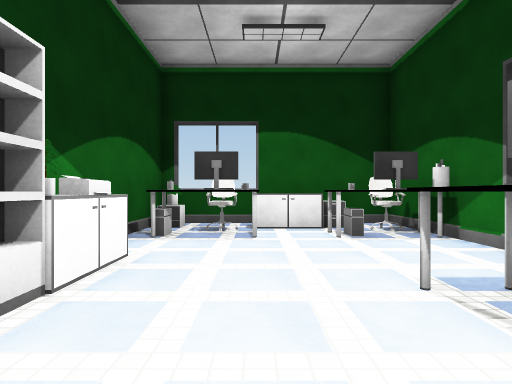
[1] (above)

24 first-person views from a walk through a Unity game level. The camera is 1.4 m above the floor, looks level and sees 75° across. The floor is counted in squares, 1.8 m on a side. Each view is taken from the middle of a square. On the plan, view 1 faces up. The plan holds only what a view shows up to about 11 squares ahead; the rest is blank. The player character is not drawn. Door leaves are left out, so doorways stand open. Surface patterns are stand-ins for the level's own textures.

[2]
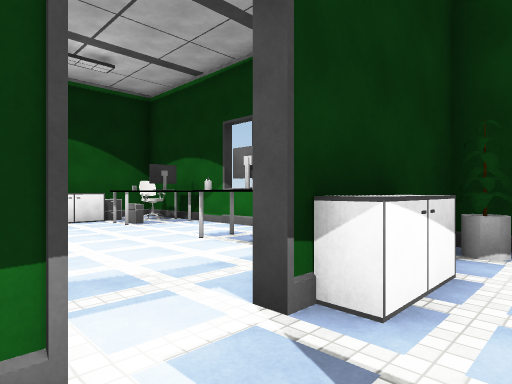

[3]
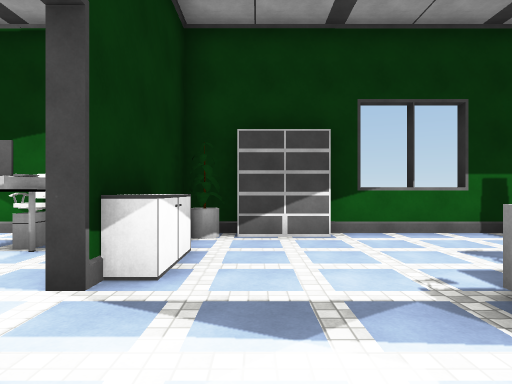

[4]
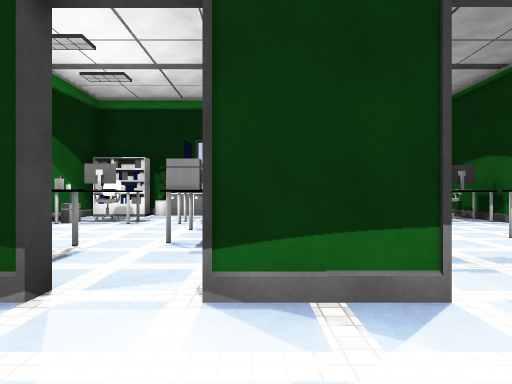

[5]
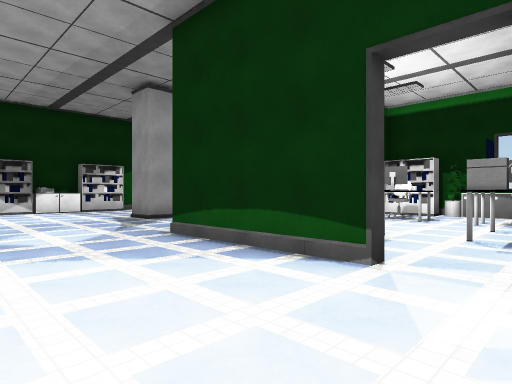

[6]
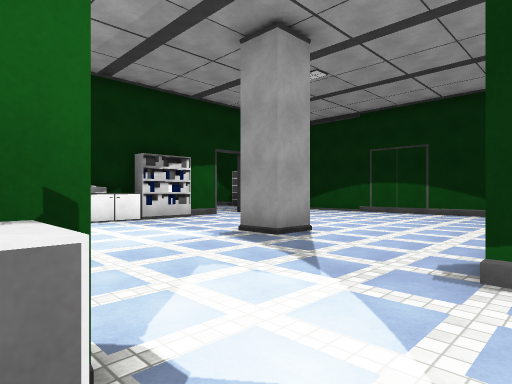

[7]
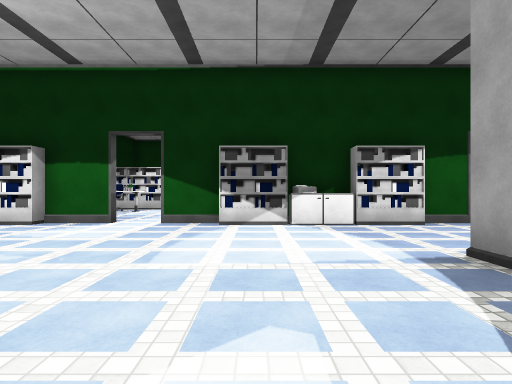

[8]
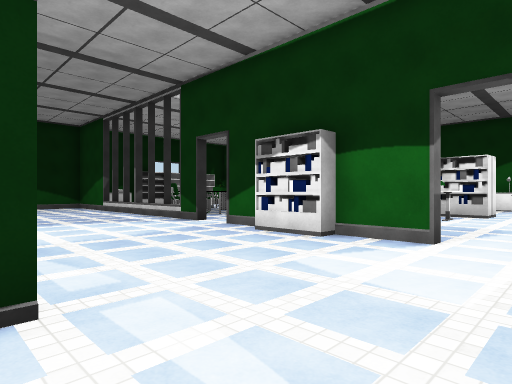

[9]
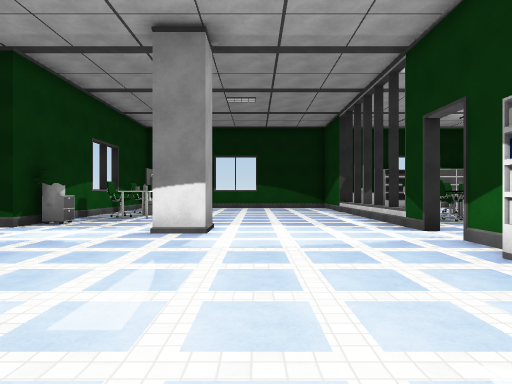

[10]
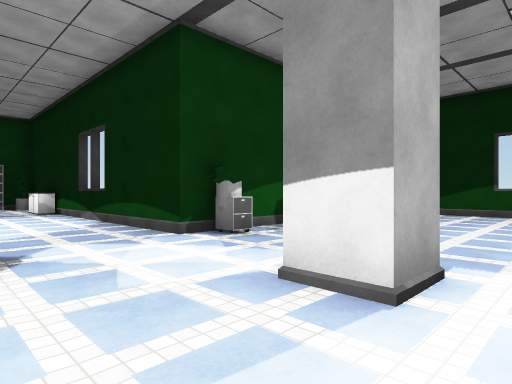

[11]
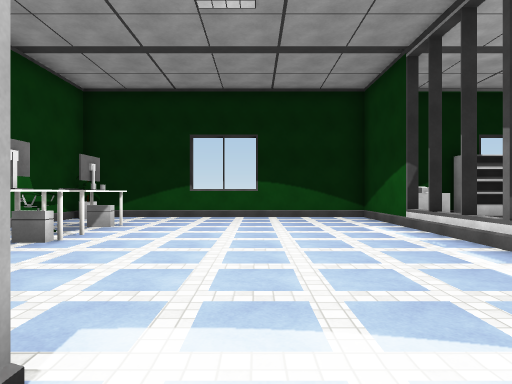

[12]
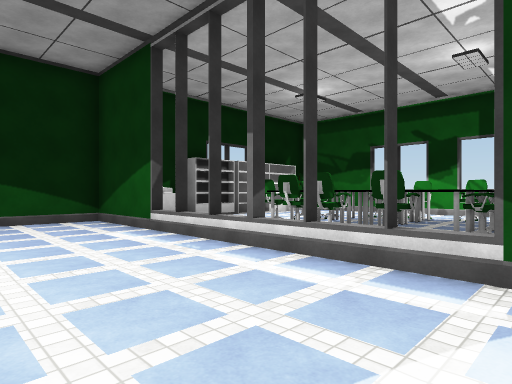

[13]
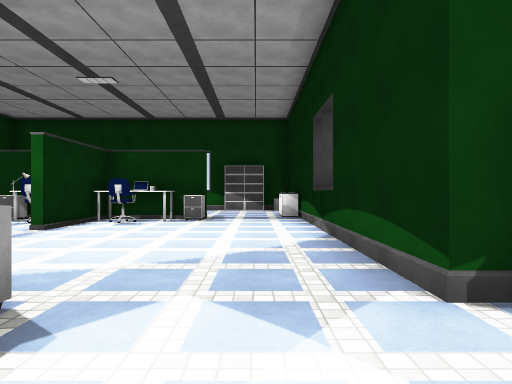

[14]
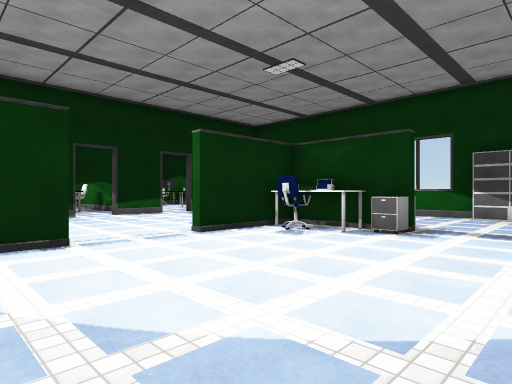

[15]
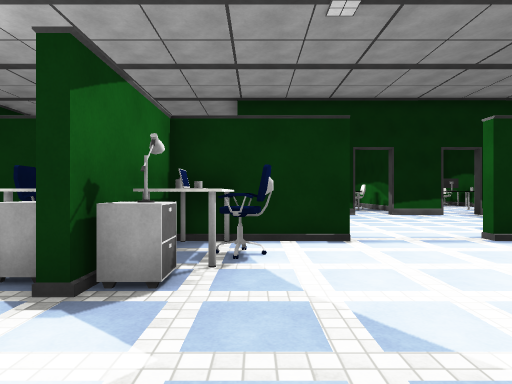

[16]
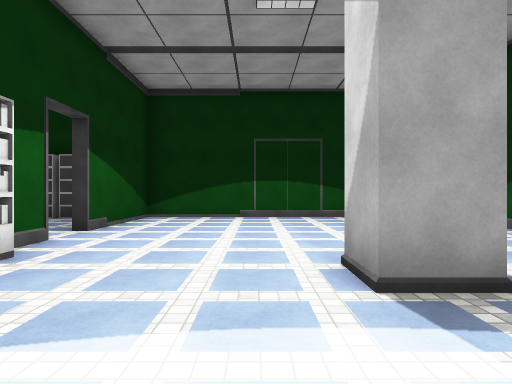

[17]
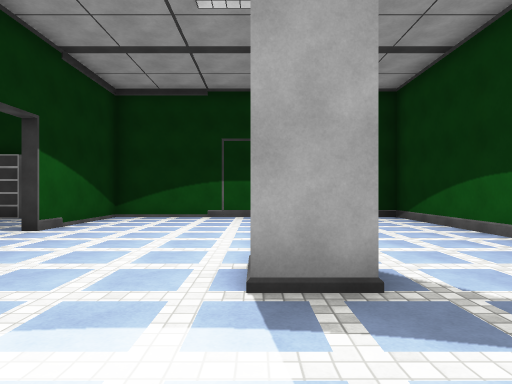

[18]
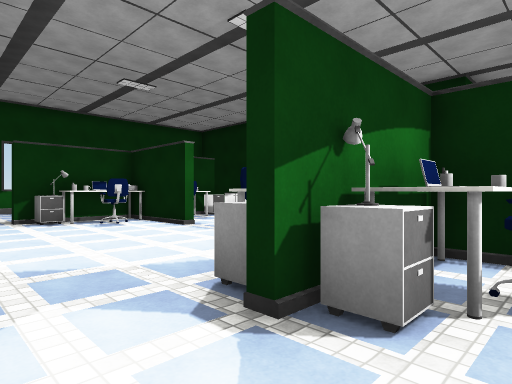

[19]
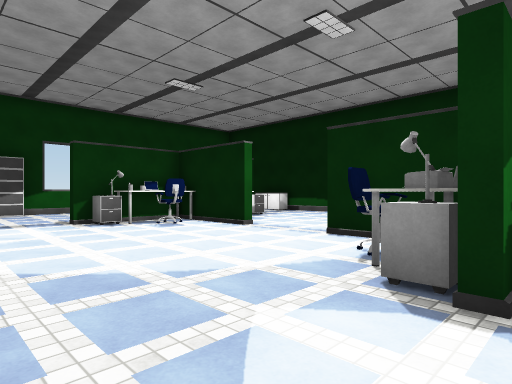

[20]
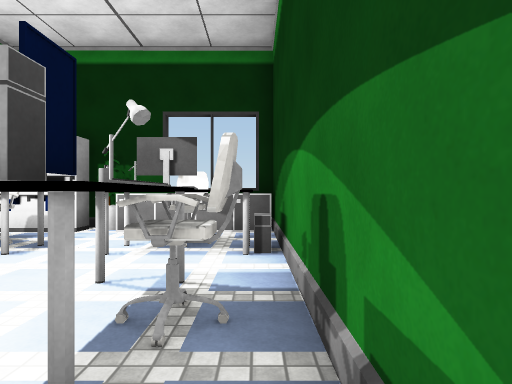

[21]
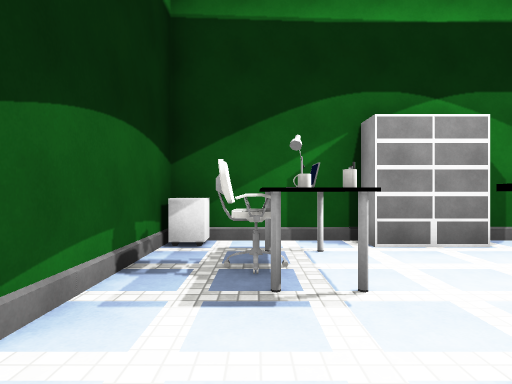

[22]
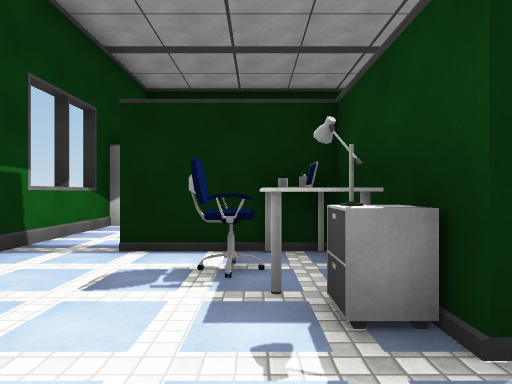

[23]
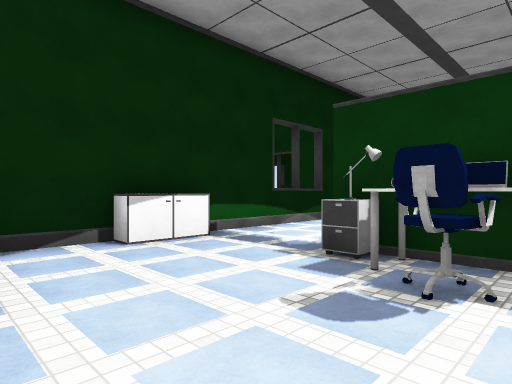

[24]
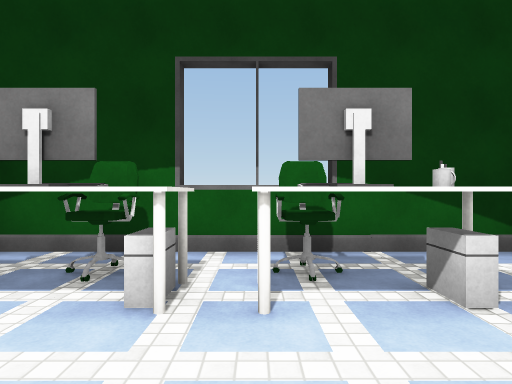

### Floor plan
Points are (right, up) in squares from view 1. A wall is a line through its corners. A room is listed if a view was taken in it or the views show most of it. See-through windows are left out.
Room 1 (view 1)
walls: (3.4, 2.6) (3.4, 5.3); (3.4, 7.4) (3.4, 8.4) (2.4, 8.4); (0.5, 8.4) (-1.5, 8.4)
ways out: open door at (-1, -0.5) to room 2
objects: chair (-3, 3); shelf (-2, 2); cabinet (-2, 3) to (-2, 4); other object (-2, 6); other object (-1, 6); chair (-1, 7) to (0, 7); cabinet (0, -1) to (1, -1); other object (0, 6); other object (1, 6); cabinet (1, 7) to (1, 8); other object (2, 6); cabinet (2, 7) to (2, 8); chair (3, 2); other object (3, 6); chair (3, 7)
Room 2 (views 2, 3, 4, 5, 6, 7, 8, 9, 10, 11, 12, 13, 14, 15, 16, 17, 18, 19, 20, 21, 22, 23, 24)
walls: (-7.6, -6.4) (-6.5, -6.4); (-6.5, -6.7) (-7.5, -6.7); (-7.5, -0.4) (-4.6, -0.4) (-4.6, -0.6) (-7.5, -0.6); (-4.3, -6.4) (-3.5, -6.4); (-3.5, -6.7) (-4.2, -6.7); (-8.6, -12.4) (2.4, -12.4); (-8.4, 2.5) (-8.4, 0.5); (-17.4, -5.6) (-17.4, -6.5); (-17.4, -3.4) (-17.4, -4.4); (-1.6, -0.6) (-2.6, -0.6); (-17.4, -9.4) (-17.4, -10.4); (0.4, -6.4) (1.9, -6.4); (-2.6, 3.4) (-2.6, 4.4); (-17.4, -11.6) (-17.4, -21.4) (-9.5, -21.4); (-8.6, 6.4) (-8.6, 8.4) (-17.4, 8.4) (-17.4, 4.6); (-17.4, 3.4) (-17.4, 2.4); (2.5, -0.6) (1.4, -0.6); (-8.4, 8) (-8.4, 6.4); (-2.6, 6.4) (-2.6, 7.4); (3.4, -9.4) (3.4, -3.6); (-8.6, -20.2) (-8.6, -13.7)
ways out: open door at (-1, -0.5) to room 1; opening at (-17.9, -5.3); open door at (-17.5, -11); open door at (-17.5, -5); open door at (-17.5, 4); open door at (-4, -0.5)
objects: shelf (-17, -9) to (-17, -7); shelf (-17, -3) to (-17, -2); printer (-17, -1); cabinet (-17, 0); shelf (-17, 1) to (-17, 2); pillar (-13, -12); pillar (-13, 1); mug (-11, -18); other object (-11, -17); monitor (-11, -16) to (-11, -15); chair (-11, -8); other object (-11, -5); other object (-10, -19); other object (-10, -18) to (-10, -17); keyboard (-10, -16); other object (-10, -15); cabinet (-10, -9); mug (-10, -6); other object (-10, -5); cabinet (-10, -4); other object (-9, -21); other object (-9, -13); cabinet (-9, -12); cabinet (-9, -9); other object (-9, -8); other object (-9, -7); other object (-9, -5); cabinet (-9, -4); chair (-8, -8); other object (-8, -6); chair (-8, -5); cabinet (-8, 0); shelf (-8, 3) to (-8, 4); other object (-8, 5); other object (-8, 6); chair (-7, 1); other object (-7, 2); monitor (-7, 5); chair (-7, 6); shelf (-7, 8); mug (-6, 1); other object (-6, 2); other object (-6, 6); cabinet (-6, 8) to (-5, 8); other object (-5, 6); computer (-4, 2); monitor (-4, 3); other object (-4, 4); monitor (-4, 5); chair (-4, 6); cabinet (-4, 8) to (-3, 8); chair (-3, -6); computer (-3, 5) to (-3, 6); cabinet (-2, -9); other object (-2, -8); other object (-2, -6); other object (-2, -5); cabinet (-2, -4); cabinet (-2, 7); other object (-2, 8); cabinet (-1, -9); other object (-1, -8); other object (-1, -6); other object (-1, -5); cabinet (-1, -4); cabinet (0, -12); chair (0, -8); other object (0, -7); other object (0, -6); chair (0, -5); shelf (3, -11) to (3, -10); shelf (3, -3) to (3, -2); other object (3, -1)

Where each view was taken, in squares from view 1:
view 1: 0 up, 0 right, facing up
view 2: 2 down, 2 left, facing up-right
view 3: 2 down, 3 left, facing right
view 4: 3 down, 3 left, facing up
view 5: 4 down, 3 left, facing up-left
view 6: 4 down, 8 left, facing up-left
view 7: 2 down, 9 left, facing left
view 8: 4 down, 12 left, facing down-left
view 9: 5 down, 14 left, facing down
view 10: 9 down, 14 left, facing down-right
view 11: 11 down, 14 left, facing down
view 12: 12 down, 14 left, facing down-left
view 13: 11 down, 11 left, facing right
view 14: 12 down, 8 left, facing up-right
view 15: 12 down, 8 left, facing up
view 16: 2 down, 14 left, facing up
view 17: 2 down, 13 left, facing up
view 18: 2 down, 11 left, facing down-right
view 19: 1 down, 10 left, facing down-right
view 20: 1 up, 3 left, facing up
view 21: 1 up, 3 left, facing left
view 22: 2 down, 0 right, facing down
view 23: 7 down, 3 right, facing down-left
view 24: 17 down, 13 left, facing right
